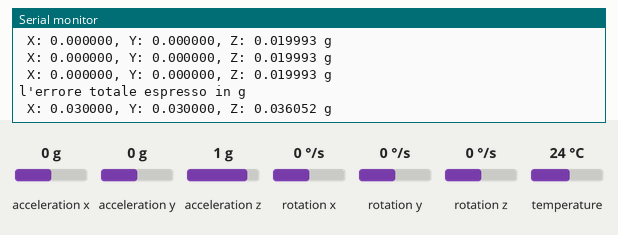
This program was run on a simulated ESP32. On the bench: the last lines printed to the serial monitor. Inputs (shaded band) come from the test bench; at power-on: acceleration x 0 g, acceleration y 0 g, acceleration z 1 g, rotation x 0 °/s, rotation y 0 °/s, rotation z 0 °/s, temperature 24 °C.

Above: at 6.4 s.
6.5 s: acceleration x set to -1.4 g
At 7.04 s:
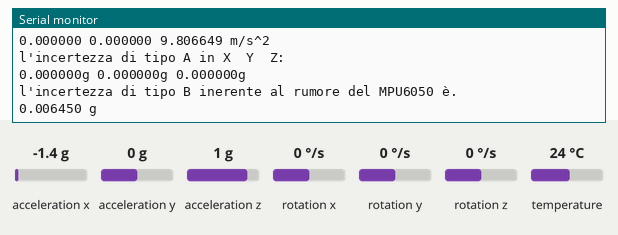
9.6 s: acceleration y set to -1.4 g
At 9.7 s:
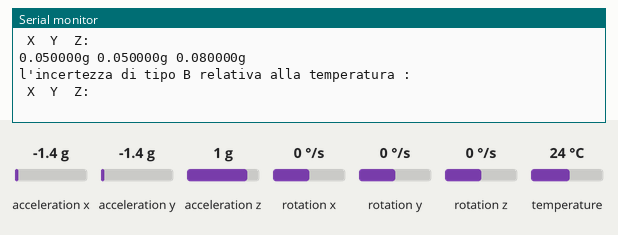
12.7 s: acceleration z set to -1.4 g
At 12.7 s:
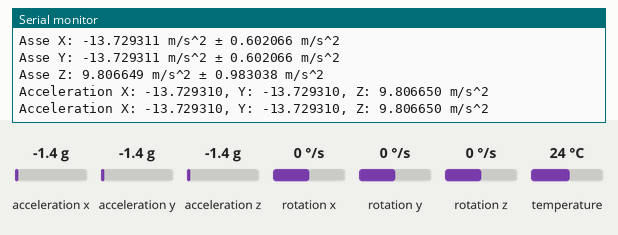
16.7 s: acceleration x set to -0.8 g
At 17.34 s:
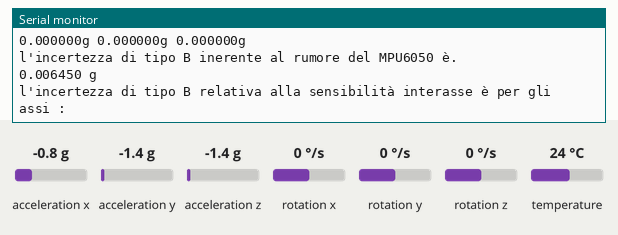
23.3 s: acceleration y set to -0.8 g
At 25.68 s:
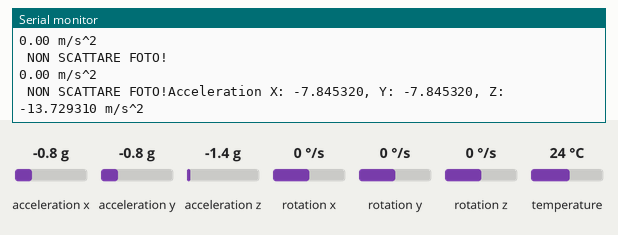
29.9 s: acceleration z set to -0.8 g
At 30.07 s:
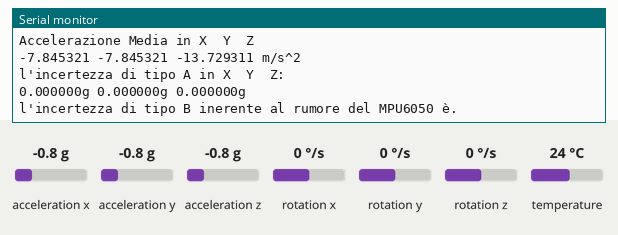
Timing chart, 0 to 32.9 s (numbered marks = the images above; inputs shaded):
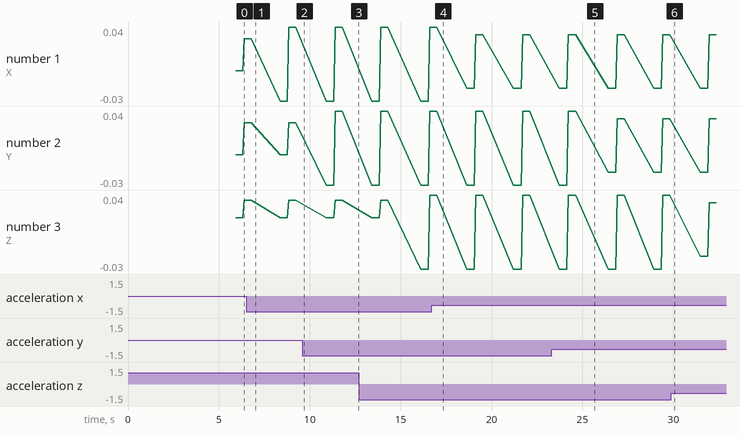

The program:

main.cpp
```cpp
#include <Arduino.h>
#include <Adafruit_GFX.h>     // accellereometro
#include <Adafruit_MPU6050.h> // accellereometro
#include <Adafruit_Sensor.h>  // accellerometro
#include <Wire.h> //I2C

// Definizioni
#define G 9.81 //m/s^2
#define I2C_SCL 14 //SCL
#define I2C_SDA 15 //SDA

//Variabili
float Acceleration[10][3];  //campionamento accelerazione
float Axis_Error[10][3]; // errore dovuto alla sensibilità tra gli assi (+/- 2%)
float Total_Error_g[10][3]; //errore totale espresso in g
float StandardDeviation[3] {0,0,0}; //Deviazione Standard
float UA[3] {0,0,0}; //incertezza di tipo A
float U_TOT[3] {0,0,0}; //incertezza Totale
float SensitivityScaleFactor;//LSB/g ( last sensitive bit)
float Error_LSB; //errore di offset espresso in LSB
float Error_g; //errore di offset espresso in g
float InitialCalibrationTolerance = 0.03; // Precisione iniziale calibrazione (+/- 3%)
float CrossAxisSensitivity = 0.02; //sensibilità tra gli assi (+/- 2%)
float ZEROGOutput[2][3]{
  {50e-3,50e-3,80e-3}, //incertezza dovuta alla sensibilità tra gli assi (Tipo B)
  {35e-3,35e-3,60e-3}  //incertezza dovuto alla temperatura (Tipo B)
} ;  //(mg)
float PowerSpectralDensity = 400e-6; // rumore spettrale (µg/√Hz)
float SigmaNoiseDensity = 0;// Incertezza del rumore (Tipo B)
double ris[3] {0,0,0};
double sum[3] {0,0,0};
float A_M [3] {0,0,0}; //Accellerazione media
float A_1_M [3] {0,0,0};//Accellerazione media primo campionamento
float A_2_M [3] {0,0,0};//Accellerazione media secondo campionamemto
float deltaA[3] {0,0,0};//variazione di accelerazione
float v1[3] {0,0,0}; // velocità 1
float v2[3] {0,0,0}; //velocità 2
unsigned long t1 = 0;  // tempo di campionamento A_1_M
unsigned long t2 = 0; // tempo di campionamento A_2_M
unsigned long intervallo = 0; //t2-t1
unsigned long tv1 = 0; // tempo velocità 1
unsigned long tv2 = 0; // tempo velocità 2
unsigned long Vintervallo = 0; // tv2-tv1


/*********
  Rui Santos
  Complete project details at https://randomnerdtutorials.com
*********/
//Scanner I2C
void I2CScanner(){
byte error, address;
  int nDevices;
  Serial.println("Scansione...");
  nDevices = 0;
  for(address = 1; address < 127; address++ ) {
    Wire.beginTransmission(address);
    error = Wire.endTransmission();
    if (error == 0) {
      Serial.print(" E'stato trovato un dispositivo I2C connesso all' indirizzo: 0x");
      if (address<16) {
        Serial.print("0");
      }
      Serial.println(address,HEX);
      nDevices++;
    }
    else if (error==4) {
      Serial.print("Errore sconosciuto all indirizzo 0x");
      if (address<16) {
        Serial.print("0");
      }
      Serial.println(address,HEX);
    }
  }
  if (nDevices == 0) {
    Serial.println(" Non è stato trovato alcun dipositivo I2C collegato.\n");
  }
  else {
    Serial.println("Connesso");
  }
  delay(5000);
}

//FUNZIONI DI CONFIGURAZIONE MPU6050 ( ACCELLEROMETRO)
Adafruit_MPU6050 mpu;//classe sensore

void StartMPU(){  // avvio sensore
   while (!Serial)
    delay(10);

  Serial.println(" inizializzazzione Sensore Adafruit MPU6050 ");

  // Try to initialize!
  if (!mpu.begin()) {
    Serial.println("Impossibile trovare MPU6050 ");
    while (1) {
      delay(10);
    }
  }
  Serial.println("MPU6050 ONLINE!");
}

void SettingsMPU(){  //settaggi sensore

  mpu.setAccelerometerRange(MPU6050_RANGE_16_G);
  Serial.print("Accelerometer range set to: ");
  switch (mpu.getAccelerometerRange()) {
  case MPU6050_RANGE_2_G:
    Serial.println("+-2G");
    SensitivityScaleFactor = 16384;
    break;
  case MPU6050_RANGE_4_G:
    Serial.println("+-4G");
    SensitivityScaleFactor = 8192;
    break;
  case MPU6050_RANGE_8_G:
    Serial.println("+-8G");
    SensitivityScaleFactor = 4096;
    break;
  case MPU6050_RANGE_16_G:
    Serial.println("+-16G");
    SensitivityScaleFactor = 2040;
    break;
  }
  mpu.setGyroRange(MPU6050_RANGE_500_DEG);
  Serial.print("Gyro range set to: ");
  switch (mpu.getGyroRange()) {
  case MPU6050_RANGE_250_DEG:
    Serial.println("+- 250 deg/s");
    break;
  case MPU6050_RANGE_500_DEG:
    Serial.println("+- 500 deg/s");
    break;
  case MPU6050_RANGE_1000_DEG:
    Serial.println("+- 1000 deg/s");
    break;
  case MPU6050_RANGE_2000_DEG:
    Serial.println("+- 2000 deg/s");
    break;
  }

  mpu.setFilterBandwidth(MPU6050_BAND_260_HZ);
  Serial.print("Filter bandwidth set to: ");
  switch (mpu.getFilterBandwidth()) {
  case MPU6050_BAND_260_HZ:
    Serial.println("260 Hz");
    break;
  case MPU6050_BAND_184_HZ:
    Serial.println("184 Hz");
    break;
  case MPU6050_BAND_94_HZ:
    Serial.println("94 Hz");
    break;
  case MPU6050_BAND_44_HZ:
    Serial.println("44 Hz");
    break;
  case MPU6050_BAND_21_HZ:
    Serial.println("21 Hz");
    break;
  case MPU6050_BAND_10_HZ:
    Serial.println("10 Hz");
    break;
  case MPU6050_BAND_5_HZ:
    Serial.println("5 Hz");
    break;
  }

  Serial.println("");
  delay(100);
}

void MeasureError(){// Errori di misura
  Error_LSB = SensitivityScaleFactor * InitialCalibrationTolerance;
  Error_g =  Error_LSB/SensitivityScaleFactor; //errore di offset espresso in g

  Serial.println("\nl'errore di offset del sensore MPU6050. \n");
  Serial.print( Error_g,6);
  Serial.println(" g\n");


  for (int i = 0; i < 10; i++) // errore dovuto alla sensibilità tra gli assi (+/- 2%)
  {
    Axis_Error[i][0] = (Acceleration[i][0]/G)* CrossAxisSensitivity;
    Axis_Error[i][1] = (Acceleration[i][1]/G)* CrossAxisSensitivity;
    Axis_Error[i][2] = (Acceleration[i][2]/G)* CrossAxisSensitivity;
  }

  Serial.println("\nl'errore dovuto alla sensibilità tra gli assi sensore MPU6050. \n");

  for (int i = 0; i < 10; i++)
  {
    Serial.print(" X: ");
    Serial.print(Axis_Error[i][0],6);
    Serial.print(", Y: ");
    Serial.print(Axis_Error[i][1],6);
    Serial.print(", Z: ");
    Serial.print(Axis_Error[i][2],6);
    Serial.println(" g");
  }


  for (int i = 0; i < 10; i++) //errore totale espresso in g
  {
    Total_Error_g[i][0]=sqrt(pow(Axis_Error[i][0],2) + pow(Error_g,2));
    Total_Error_g[i][1]=sqrt(pow(Axis_Error[i][1],2) + pow(Error_g,2));
    Total_Error_g[i][2]=sqrt(pow(Axis_Error[i][2],2) + pow(Error_g,2));
  }

  Serial.println("\nl'errore totale espresso in g \n");

  for (int i = 0; i < 10; i++)
  {
    Serial.print(" X: ");
    Serial.print(Total_Error_g[i][0],6);
    Serial.print(", Y: ");
    Serial.print(Total_Error_g[i][1],6);
    Serial.print(", Z: ");
    Serial.print(Total_Error_g[i][2],6);
    Serial.println(" g");
  }
}

void TypeAUncertainty(){ // calcolo deviazione standard e incertezza di tipo A


 for (int i = 0; i < 3; i++)
  {
    sum[i] = 0;
   for (int j = 0; j < 10; j++)
   {
    ris[i]=pow(Acceleration[j][i]-A_M[i],2);
    sum[i] = sum[i]+ris[i];
   }
    StandardDeviation[i]= sqrt(sum[i]/9); //deviazione standard
    UA[i] = StandardDeviation[i]/sqrt(10); // incertezza di tipo A
  }

  Serial.println("l'incertezza di tipo A in X  Y  Z: \n");

}

void UncertaintyMeasure(){ //incertezza di misura

  TypeAUncertainty();

  for (int i = 0; i < 3; i++)
  {
    Serial.print(UA[i],6);
    Serial.print("g ");
  }

  Serial.println("\nl'incertezza di tipo B inerente al rumore del MPU6050 è. \n");

  SigmaNoiseDensity = PowerSpectralDensity *sqrt(260);
  Serial.print(SigmaNoiseDensity,6);
  Serial.println(" g\n");

  Serial.println("\nl'incertezza di tipo B relativa alla sensibilità interasse è per gli assi : \n");
  Serial.println(" X  Y  Z: \n");

   for (int i = 0; i < 3; i++)
  {
    Serial.print(ZEROGOutput[0][i],6);
    Serial.print("g ");
  }

  Serial.println("\nl'incertezza di tipo B relativa alla temperatura : \n");
  Serial.println(" X  Y  Z: \n");

   for (int i = 0; i < 3; i++)
  {
    Serial.print(ZEROGOutput[1][i],6);
    Serial.print("g ");
  }

  Serial.println("\nl'incertezza Totale : \n");
  Serial.println(" X  Y  Z: \n");

  for (int i = 0; i < 3; i++)
  {
    U_TOT[i] =sqrt(pow(UA[i],2)+pow(SigmaNoiseDensity,2)+pow(ZEROGOutput[0][i],2)+pow(ZEROGOutput[1][i],2));//incertezza totale espressa in g
  }
  for (int i = 0; i < 3; i++)
  {
    Serial.print(U_TOT[i],6);
    Serial.print("g ");
  }

  Serial.println("\nche corrisponde a : \n");

  for (int i = 0; i < 3; i++)
  {
    Serial.print((U_TOT[i]*G),6);
    Serial.print("m/s^2\n ");
  }
}

void Measure(){ // misurazione dal sensore
sensors_event_t a, g, temp;
  mpu.getEvent(&a, &g, &temp);

  for (int i = 0; i < 10; i++)
  {
    Acceleration[i][0] = a.acceleration.x;
    Acceleration[i][1] = a.acceleration.y;
    Acceleration[i][2] = a.acceleration.z;
  }

  for (int i = 0; i < 10; i++)
  {
      Serial.print("Acceleration X: ");
      Serial.print(Acceleration[i][0], 6);
      Serial.print(", Y: ");
      Serial.print(Acceleration[i][1], 6);
      Serial.print(", Z: ");
      Serial.print(Acceleration[i][2], 6);
      Serial.println(" m/s^2");
  }

  //ERRORI DI MISURA:

  MeasureError();

  for (int i = 0; i < 3; i++)
  {
    for (int j = 0; j < 10; j++)
    {
      A_M[i] = A_M[i] + Acceleration[j][i];
    }
    A_M[i]= A_M[i]/10;
  }

   Serial.println("Accelerazione Media in X  Y  Z \n");

  for (int i = 0; i < 3; i++)
  {
    Serial.print(A_M[i],6);
    Serial.print(" ");
  }
    Serial.println("m/s^2 ");

  // CALCOLI RELATIVI ALL'INCERTEZZA DI A:

  UncertaintyMeasure();

  // Visualizzazione della misurazione completa (valore medio ± incertezza totale)
    Serial.println("\nAccelerazione Media (X, Y, Z) e incertezza totale:");
    for (int i = 0; i < 3; i++) {
        Serial.print("Asse ");
        Serial.print(i == 0 ? "X" : (i == 1 ? "Y" : "Z"));
        Serial.print(": ");
        Serial.print(A_M[i], 6);
        Serial.print(" m/s^2 ± ");
        Serial.print((U_TOT[i]*G), 6);
        Serial.println(" m/s^2");
    }
}

void setup() {
  Wire.begin(I2C_SDA,I2C_SCL);
  Serial.begin(9600);
  Serial.println("\nI2C Scanner");
  I2CScanner();

  StartMPU();

  SettingsMPU();

}

void loop() {

//misurazione V1:
Measure();

for (int i = 0; i < 3; i++)
{
  A_1_M[i]=A_M[i];
  A_M[i]=0;
}
t1 = millis();

while((millis()-t1)<=2000){

    Measure();

    for (int i = 0; i < 3; i++)
    {
      A_2_M[i]=A_M[i];
      A_M[i]=0;
    }
    t2 = millis();
    intervallo = t2-t1;

    Serial.print("\nLA V1 IN X Y Z E':\n ");
    for (int i = 0; i < 3; i++)
    {
      deltaA[i]=A_2_M[i]-A_1_M[i];
      v1[i]= deltaA[i]*(intervallo/1000);
      Serial.println(v1[i],6);
      Serial.print(" ");
      deltaA[i] = 0;
    }
    Serial.print(" m/s\n");
    intervallo = 0;
    tv1= millis();
}

//misurazione V2:

Measure();

for (int i = 0; i < 3; i++)
{
  A_1_M[i]=A_M[i];
  A_M[i]=0;
}
t1 = millis();

while((millis()-t1)<=2000){

    Measure();

    for (int i = 0; i < 3; i++)
    {
      A_2_M[i]=A_M[i];
      A_M[i]=0;
    }
    t2 = millis();
    intervallo = t2-t1;

    Serial.print("\nLA V2 IN X Y Z E':\n ");
    for (int i = 0; i < 3; i++)
    {
      deltaA[i]=A_2_M[i]-A_1_M[i];
      v2[i]= deltaA[i]*(intervallo/1000);
      Serial.println(v2[i],6);
      Serial.print(" ");
      deltaA[i] = 0;
    }
    Serial.print(" m/s\n");
    intervallo = 0;
    tv2= millis();
}

Vintervallo = tv2-tv1;

for (int i = 0; i < 3; i++)
{

  deltaA[i] = 0;
  deltaA[i] = (v2[i]-v1[i])/(Vintervallo/1000);
  if (deltaA[i]>=G)
  {
    Serial.println("\n");
    Serial.print(deltaA[i]);
    Serial.println(" m/s^2\n");
    Serial.print("\n SCATTA FOTO!");
  }else{
    Serial.println("\n");
    Serial.print(deltaA[i]);
    Serial.println(" m/s^2\n");
    Serial.print("\n NON SCATTARE FOTO!");
  }
}
}
```

Measured:
- after the input at 23.3 s, the serial monitor: prints a new line after 2.3 s (image 5)
- plotted number 1: 0.03 → 0.04 after the input at 6.5 s, 0.04 → 0.03 after the input at 16.7 s
